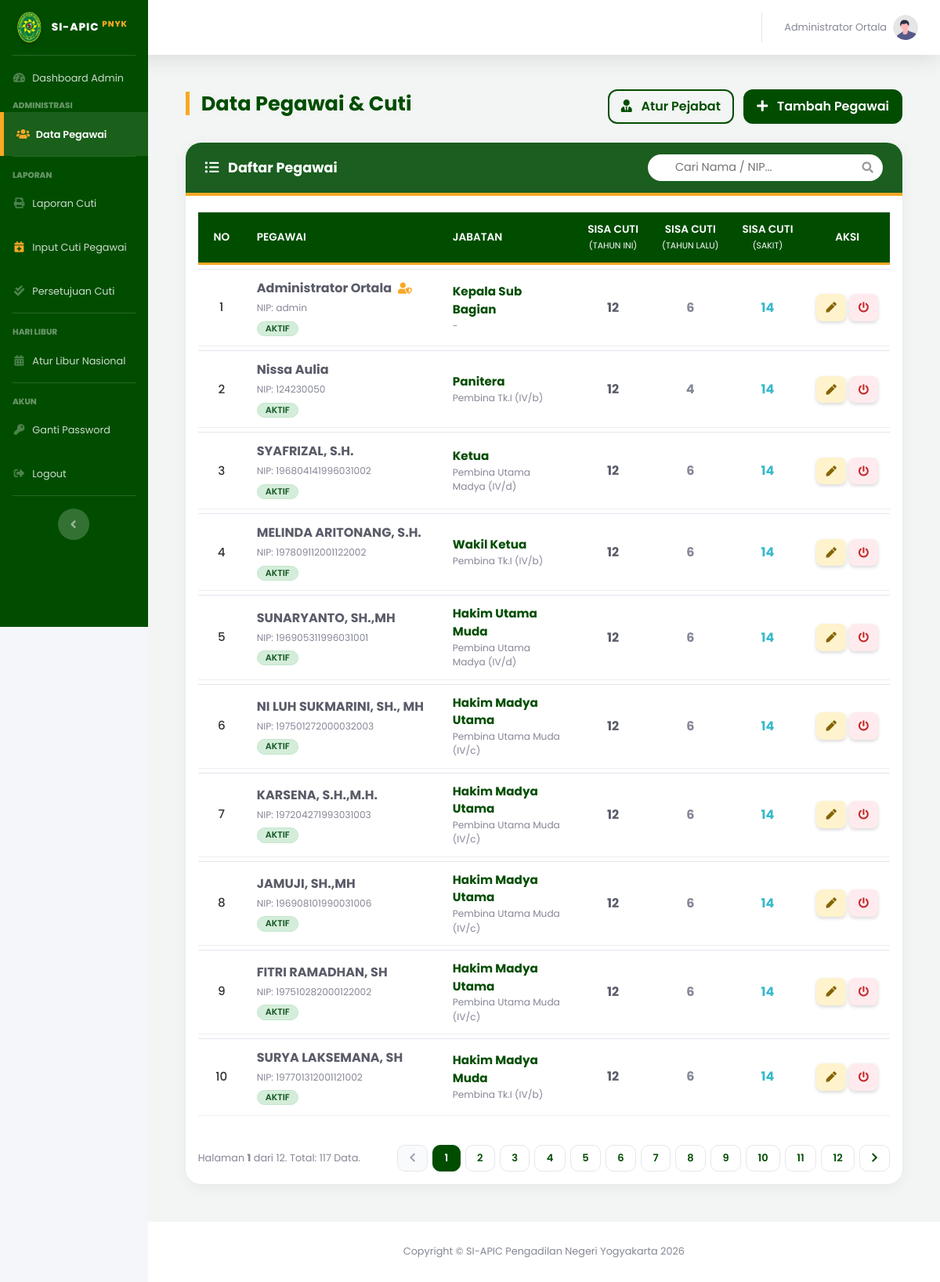
Page /index.php?page=data_pegawai (signed in) on the earlier database version.
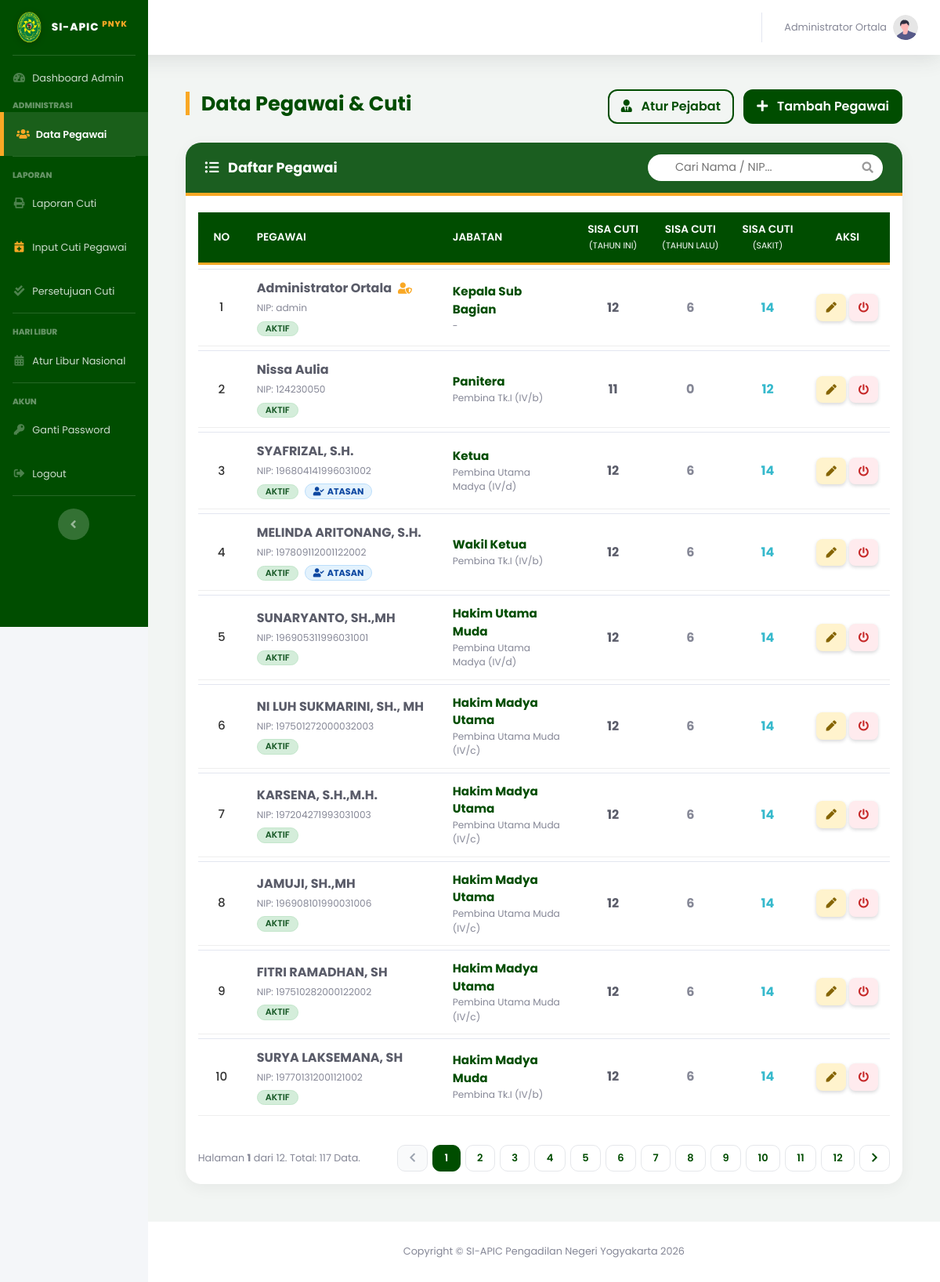
Same page on the later database version.
### tables this page shows
CREATE TABLE `users` (
  `id_user` int(11) NOT NULL,
  `nip` varchar(30) NOT NULL,
  `masa_kerja` varchar(50) DEFAULT NULL,
  `password` varchar(255) NOT NULL,
  `nama_lengkap` varchar(100) NOT NULL,
  `jabatan` varchar(100) DEFAULT NULL,
  `pangkat` varchar(50) DEFAULT NULL,
  `unit_kerja` varchar(100) DEFAULT 'Pengadilan Negeri Yogyakarta',
  `no_telepon` varchar(20) DEFAULT NULL,
  `role` enum('admin','user') NOT NULL,
  `is_atasan_langsung` tinyint(1) DEFAULT 0 COMMENT '1=Bisa TTD, 0=Staf Biasa',
  `sisa_cuti_n` int(11) DEFAULT 12,
  `sisa_cuti_n1` int(11) DEFAULT 0,
  `sisa_cuti_n2` int(11) DEFAULT 0,
  `kuota_cuti_sakit` int(11) DEFAULT 14,
  `created_at` timestamp NOT NULL DEFAULT current_timestamp(),
  `status_akun` enum('aktif','nonaktif') DEFAULT 'aktif',
  `id_atasan` int(11) DEFAULT NULL,
  `is_atasan` enum('0','1') DEFAULT '0'
);

### pages/admin/data_pegawai.php (the view, shortened to what the changed rows need)
<?php
$batas = 10;
$halaman = isset($_GET['halaman']) ? (int)$_GET['halaman'] : 1;
$halaman_awal = ($halaman > 1) ? ($halaman * $batas) - $batas : 0;
$where_clause = "";
$nomor = $halaman_awal + 1;
?>
<div class="container-fluid mb-5">
    <div class="card card-pn-custom">
        <div class="card-body p-0">
            <div id="area_tabel" class="p-3">
                <div class="table-responsive">
                    <table class="table table-custom table-hover">
                        <thead class="thead-pn">
                            <tr>
                                <th class="col-fixed-no">No</th>
                                <th class="text-left" style="min-width: 250px;">Pegawai</th>
                                <th class="text-left" style="min-width: 150px;">Jabatan</th>
                                <th class="text-center" width="10%">Sisa Cuti<br><small>(Tahun Ini)</small></th>
                                <th class="text-center" width="10%">Sisa Cuti<br><small>(Tahun Lalu)</small></th>
                                <th class="text-center" width="10%">Sisa Cuti<br><small>(Sakit)</small></th>
                                <th class="text-center" width="12%">Aksi</th>
                            </tr>
                        </thead>
                        <tbody>
                            <?php
                            $query_string = "SELECT u.* FROM users u $where_clause ORDER BY u.id_user ASC LIMIT $halaman_awal, $batas";
                            $query_pegawai = mysqli_query($koneksi, $query_string);
                            if (!$query_pegawai) {
                                echo "<tr><td colspan='7' class='text-center text-danger font-weight-bold py-4'>Error: " . mysqli_error($koneksi) . "</td></tr>";
                            } elseif (mysqli_num_rows($query_pegawai) == 0) {
                                echo "<tr><td colspan='7' class='text-center text-secondary py-5'><i class='fas fa-inbox fa-3x mb-3 text-gray-300'></i><br>Data tidak ditemukan.</td></tr>";
                            } else {
                                while ($data = mysqli_fetch_array($query_pegawai)) {
                                    $is_active = ($data['status_akun'] == 'aktif');
                                    $pangkat_text = isset($data['pangkat']) && !empty($data['pangkat']) ? $data['pangkat'] : '-';
                            ?>
                            <tr class="align-middle" <?php echo !$is_active ? 'style="background-color: #f8f9fa; opacity: 0.8;"' : ''; ?>>
                                <td class="col-fixed-no"><?php echo $nomor++; ?></td>
                                <td>
                                    <div class="d-flex flex-column justify-content-center">
                                        <div class="d-flex align-items-center">
                                            <span class="font-weight-bold text-dark" style="font-size: 1rem;"><?php echo $data['nama_lengkap']; ?></span>
                                        </div>
                                        <span class="small text-secondary mt-1">NIP: <?php echo $data['nip']; ?></span>
                                        <div class="mt-1">
                                            <?php if($is_active): ?>
                                                <span class="badge badge-status-active">AKTIF</span>
                                            <?php else: ?>
                                                <span class="badge badge-status-inactive">NONAKTIF</span>
                                            <?php endif; ?>
                                            <?php if($data['is_atasan'] == '1'): ?>
                                                <span class="badge badge-atasan ml-1"><i class="fas fa-user-check mr-1"></i>ATASAN</span>
                                            <?php endif; ?>
                                        </div>
                                    </div>
                                </td>
                                <td>
                                    <div class="d-flex flex-column justify-content-center">
                                        <span class="font-weight-bold text-pn" style="font-size: 0.95rem;"><?php echo $data['jabatan']; ?></span>
                                        <small class="text-muted"><?php echo $pangkat_text; ?></small>
                                    </div>
                                </td>
                                <td class="text-center">
                                    <span class="font-weight-bold text-dark" style="font-size:1rem;"><?php echo $data['sisa_cuti_n']; ?></span>
                                </td>
                                <td class="text-center text-secondary font-weight-bold" style="font-size:1rem;">
                                    <?php echo $data['sisa_cuti_n1']; ?>
                                </td>
                                <td class="text-center text-info font-weight-bold" style="font-size:1rem;">
                                    <?php echo $data['kuota_cuti_sakit']; ?>
                                </td>
                                <td class="text-center">
                                    <div class="btn-group" role="group">
                                        <button type="button" class="btn-action-edit mr-1 shadow-sm" data-toggle="modal" data-target="#modalEdit<?php echo $data['id_user']; ?>" title="Edit Data">
                                            <i class="fas fa-pen fa-sm"></i>
                                        </button>
                                        <?php if($is_active): ?>
                                            <button onclick="konfirmasiStatus('<?php echo $data['id_user']; ?>', 'nonaktifkan', '<?php echo addslashes($data['nama_lengkap']); ?>')" class="btn-action-off shadow-sm" title="Nonaktifkan Akun">
                                                <i class="fas fa-power-off fa-sm"></i>
                                            </button>
                                        <?php else: ?>
                                            <button onclick="konfirmasiStatus('<?php echo $data['id_user']; ?>', 'aktifkan', '<?php echo addslashes($data['nama_lengkap']); ?>')" class="btn-action-on shadow-sm" title="Aktifkan Akun">
                                                <i class="fas fa-check fa-sm"></i>
                                            </button>
                                        <?php endif; ?>
                                    </div>
                                </td>
                            </tr>
                            <?php } } ?>
                        </tbody>
                    </table>
                </div>
            </div>
        </div>
    </div>
</div>

Differences in the rows shown:
changed users "Nissa Aulia": sisa_cuti_n "12" → "11"; sisa_cuti_n1 "4" → "0"; kuota_cuti_sakit "14" → "12"
changed users "SYAFRIZAL, S.H.": now shows "ATASAN"
changed users "MELINDA ARITONANG, S.H.": now shows "ATASAN"
